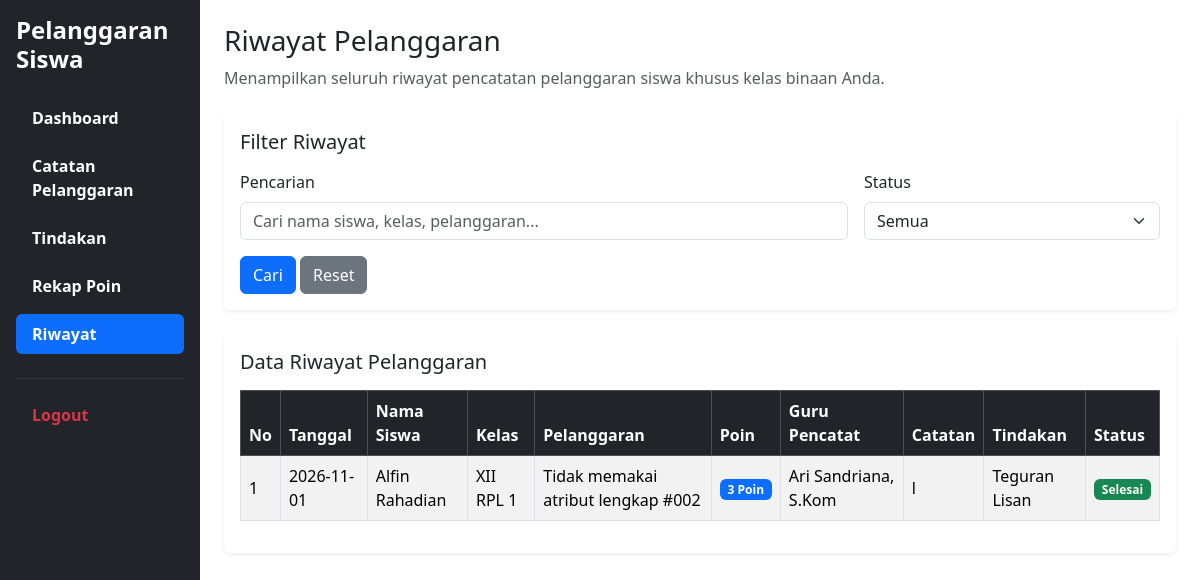
Before: /riwayat.php (signed in) with the older database file.
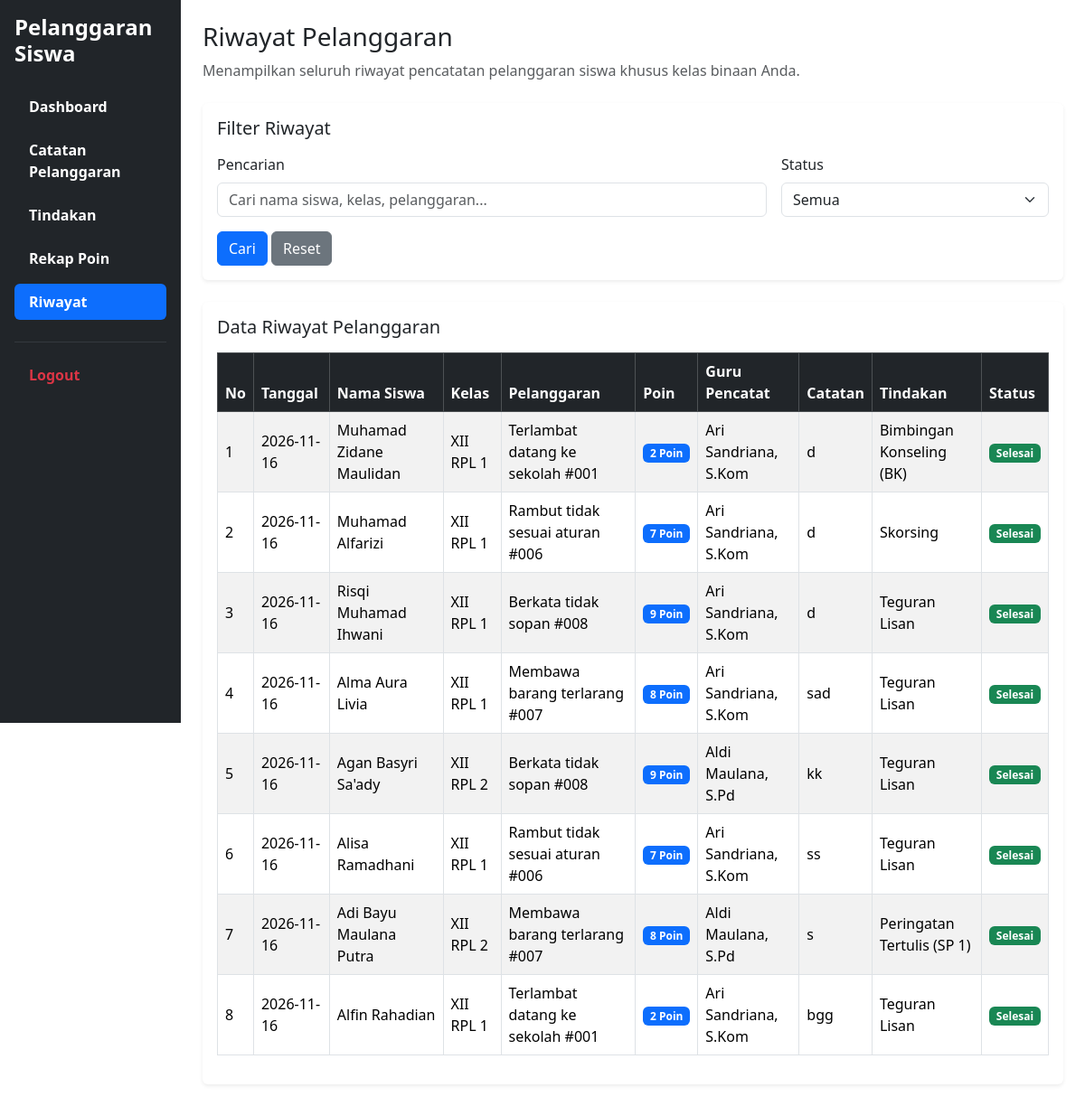
After: the same page with the newer database file.
### tables this page shows
CREATE TABLE `t_pelanggaran_siswa` (
  `id` int(11) NOT NULL,
  `tahun_ajaran_id` int(11) DEFAULT NULL,
  `siswa_id` int(11) DEFAULT NULL,
  `nama_siswa` varchar(150) NOT NULL,
  `kelas_id` int(11) DEFAULT NULL,
  `nama_kelas` varchar(100) NOT NULL,
  `pelanggaran_id` int(11) DEFAULT NULL,
  `nama_pelanggaran` varchar(150) NOT NULL,
  `pelanggaran_kategori_id` int(11) DEFAULT NULL,
  `guru_id` int(11) DEFAULT NULL,
  `nama_guru` varchar(150) NOT NULL,
  `tanggal` date DEFAULT NULL,
  `keterangan` text NOT NULL,
  `poin` int(11) NOT NULL,
  `tindakan` text NOT NULL,
  `status` varchar(30) NOT NULL,
  `created_at` timestamp NOT NULL DEFAULT current_timestamp(),
  `updated_at` timestamp NOT NULL DEFAULT current_timestamp()
);

### riwayat.php (the view, shortened to what this page needs)
<?php
require_once 'config/koneksi.php';
function e($data) {
    return htmlspecialchars((string)($data ?? ''), ENT_QUOTES, 'UTF-8');
}
function bindParams($stmt, $types, &$params) {
    if ($types !== '') {
        $bind = [$types];
        foreach ($params as $key => &$value) {
            $bind[] = &$value;
        }
        call_user_func_array([$stmt, 'bind_param'], $bind);
    }
}
$tahunQuery = $koneksi->query("SELECT id FROM t_tahun_ajaran WHERE status_aktif = 1 LIMIT 1");
$tahunData = $tahunQuery ? $tahunQuery->fetch_assoc() : null;
$tahun_id = $tahunData ? (int)$tahunData['id'] : 1;
$cari = trim($_GET['cari'] ?? '');
$where = " WHERE 1=1 ";
$params = [];
$types = '';
$sql = "
    SELECT
        ps.id,
        ps.siswa_id,
        ps.nama_siswa,
        COALESCE(k.nama, ps.nama_kelas, 'Tanpa Kelas') AS nama_kelas,
        COALESCE(tp.nama, ps.nama_pelanggaran, '-') AS nama_pelanggaran,
        COALESCE(g_pencatat.nama, ps.nama_guru, 'Sistem / Wali Kelas') AS nama_guru,
        ps.tanggal,
        ps.keterangan,
        ps.poin,
        ps.tindakan,
        ps.status
    FROM t_pelanggaran_siswa ps
    LEFT JOIN t_kelas_siswa ks ON ks.siswa_id = ps.siswa_id AND ks.tahun_ajaran_id = ? AND ks.status_aktif = 1
    LEFT JOIN t_kelas k ON k.id = COALESCE(ps.kelas_id, ks.kelas_id)
    LEFT JOIN t_pelanggaran tp ON tp.id = ps.pelanggaran_id
    LEFT JOIN t_guru g_pencatat ON g_pencatat.id = ps.guru_id
    $where
    AND k.id IS NOT NULL
    ORDER BY ps.tanggal DESC, ps.id DESC
";
array_unshift($params, $tahun_id);
$types = 'i' . $types;
$stmt = mysqli_prepare($koneksi, $sql);
bindParams($stmt, $types, $params);
mysqli_stmt_execute($stmt);
$result = mysqli_stmt_get_result($stmt);
?>
<!DOCTYPE html>
<html lang="id">
<head>
    <link href="https://cdn.jsdelivr.net/npm/bootstrap@5.3.8/dist/css/bootstrap.min.css" rel="stylesheet">
</head>
<body>
<div class="container-fluid">
    <div class="row">
        <div class="col-md-3 col-lg-2 bg-dark min-vh-100 p-3 sticky-top" style="top: 0; height: 100vh; overflow-y: auto;">
            <h4 class="text-white fw-bold mb-4">Pelanggaran Siswa</h4>
            <ul class="nav nav-pills flex-column">
                <li class="nav-item mb-2"><a href="dashboard.php" class="nav-link text-white"><span class="fw-bold">Dashboard</span></a></li>
                <li class="nav-item mb-2"><a href="catatan_pelanggaran.php" class="nav-link text-white"><span class="fw-bold">Catatan Pelanggaran</span></a></li>
                <li class="nav-item mb-2"><a href="Tindakan.php" class="nav-link text-white"><span class="fw-bold">Tindakan</span></a></li>
                <li class="nav-item mb-2"><a href="rekap_poin.php" class="nav-link text-white"><span class="fw-bold">Rekap Poin</span></a></li>
                <li class="nav-item mb-2"><a href="riwayat.php" class="nav-link active"><span class="fw-bold">Riwayat</span></a></li>
                <hr class="text-secondary">
                <li class="nav-item"><a href="logout.php" class="nav-link text-danger"><span class="fw-bold">Logout</span></a></li>
            </ul>
        </div>
        <main class="col-md-9 col-lg-10 p-4">
            <div class="mb-4">
                <h3>Riwayat Pelanggaran</h3>
                <p class="text-muted">Menampilkan seluruh riwayat pencatatan pelanggaran siswa khusus kelas binaan Anda.</p>
            </div>
            <div class="card shadow-sm mb-4 border-0">
                <div class="card-body">
                    <h5 class="mb-3">Filter Riwayat</h5>
                    <form method="GET" class="row g-3">
                        <div class="col-md-8">
                            <label class="form-label">Pencarian</label>
                            <input type="text" name="cari" class="form-control" placeholder="Cari nama siswa, kelas, pelanggaran..." value="<?= e($cari) ?>">
                        </div>
                        <div class="col-md-4">
                            <label class="form-label">Status</label>
                            <select name="status" class="form-select">
                                <option value="">Semua</option>
                            </select>
                        </div>
                        <div class="col-12">
                            <button type="submit" class="btn btn-primary">Cari</button>
                            <a href="riwayat.php" class="btn btn-secondary">Reset</a>
                        </div>
                    </form>
                </div>
            </div>
            <div class="card shadow-sm border-0">
                <div class="card-body">
                    <h5 class="mb-3">Data Riwayat Pelanggaran</h5>
                    <div class="table-responsive">
                        <table class="table table-bordered table-striped align-middle">
                            <thead class="table-dark">
                                <tr>
                                    <th>No</th>
                                    <th>Tanggal</th>
                                    <th>Nama Siswa</th>
                                    <th>Kelas</th>
                                    <th>Pelanggaran</th>
                                    <th>Poin</th>
                                    <th>Guru Pencatat</th>
                                    <th>Catatan</th>
                                    <th>Tindakan</th>
                                    <th>Status</th>
                                </tr>
                            </thead>
                            <tbody>
                            <?php if (mysqli_num_rows($result) > 0): ?>
                                <?php $no = 1; ?>
                                <?php while ($row = mysqli_fetch_assoc($result)): ?>
                                    <tr>
                                        <td><?= $no++ ?></td>
                                        <td><?= e($row['tanggal']) ?></td>
                                        <td><?= e($row['nama_siswa']) ?></td>
                                        <td><?= e($row['nama_kelas']) ?></td>
                                        <td><?= e($row['nama_pelanggaran']) ?></td>
                                        <td><span class="badge bg-primary"><?= e($row['poin']) ?> Poin</span></td>
                                        <td><?= e($row['nama_guru']) ?></td>
                                        <td><?= e($row['keterangan']) ?></td>
                                        <td><?= e($row['tindakan']) ?></td>
                                        <td>
                                            <?php
                                            $warna = 'secondary';
                                            if (strtolower($row['status']) === 'selesai') {
                                                $warna = 'success';
                                            } elseif (strtolower($row['status']) === 'diproses') {
                                                $warna = 'warning';
                                            } elseif (strtolower($row['status']) === 'tercatat') {
                                                $warna = 'primary';
                                            }
                                            ?>
                                            <span class="badge bg-<?= $warna ?>"><?= e(ucfirst($row['status'])) ?></span>
                                        </td>
                                    </tr>
                                <?php endwhile; ?>
                            <?php else: ?>
                                <tr>
                                    <td colspan="10" class="text-center">Data riwayat pelanggaran untuk kelas Anda tidak ditemukan.</td>
                                </tr>
                            <?php endif; ?>
                            </tbody>
                        </table>
                    </div>
                </div>
            </div>
        </main>
    </div>
</div>
</body>
</html>

Changed rows visible on the page:
removed t_pelanggaran_siswa: tanggal "2026-11-01", nama_siswa "Alfin Rahadian", nama_kelas "XII RPL 1", nama_pelanggaran "Tidak memakai atribut lengkap #002", poin "3", nama_guru "Ari Sandriana, S.Kom", keterangan "l", tindakan "Teguran Lisan", status "Selesai"
added t_pelanggaran_siswa: tanggal "2026-11-16", nama_siswa "Muhamad Zidane Maulidan", nama_kelas "XII RPL 1", nama_pelanggaran "Terlambat datang ke sekolah #001", poin "2", nama_guru "Ari Sandriana, S.Kom", keterangan "d", tindakan "Bimbingan Konseling (BK)", status "Selesai"
added t_pelanggaran_siswa: tanggal "2026-11-16", nama_siswa "Muhamad Alfarizi", nama_kelas "XII RPL 1", nama_pelanggaran "Rambut tidak sesuai aturan #006", poin "7", nama_guru "Ari Sandriana, S.Kom", keterangan "d", tindakan "Skorsing", status "Selesai"
added t_pelanggaran_siswa: tanggal "2026-11-16", nama_siswa "Risqi Muhamad Ihwani", nama_kelas "XII RPL 1", nama_pelanggaran "Berkata tidak sopan #008", poin "9", nama_guru "Ari Sandriana, S.Kom", keterangan "d", tindakan "Teguran Lisan", status "Selesai"
added t_pelanggaran_siswa: tanggal "2026-11-16", nama_siswa "Alma Aura Livia", nama_kelas "XII RPL 1", nama_pelanggaran "Membawa barang terlarang #007", poin "8", nama_guru "Ari Sandriana, S.Kom", keterangan "sad", tindakan "Teguran Lisan", status "Selesai"
added t_pelanggaran_siswa: tanggal "2026-11-16", nama_siswa "Agan Basyri Sa'ady", nama_kelas "XII RPL 2", nama_pelanggaran "Berkata tidak sopan #008", poin "9", nama_guru "Aldi Maulana, S.Pd", keterangan "kk", tindakan "Teguran Lisan", status "Selesai"
added t_pelanggaran_siswa: tanggal "2026-11-16", nama_siswa "Alisa Ramadhani", nama_kelas "XII RPL 1", nama_pelanggaran "Rambut tidak sesuai aturan #006", poin "7", nama_guru "Ari Sandriana, S.Kom", keterangan "ss", tindakan "Teguran Lisan", status "Selesai"
added t_pelanggaran_siswa: tanggal "2026-11-16", nama_siswa "Adi Bayu Maulana Putra", nama_kelas "XII RPL 2", nama_pelanggaran "Membawa barang terlarang #007", poin "8", nama_guru "Aldi Maulana, S.Pd", keterangan "s", tindakan "Peringatan Tertulis (SP 1)", status "Selesai"
added t_pelanggaran_siswa: tanggal "2026-11-16", nama_siswa "Alfin Rahadian", nama_kelas "XII RPL 1", nama_pelanggaran "Terlambat datang ke sekolah #001", poin "2", nama_guru "Ari Sandriana, S.Kom", keterangan "bgg", tindakan "Teguran Lisan", status "Selesai"
